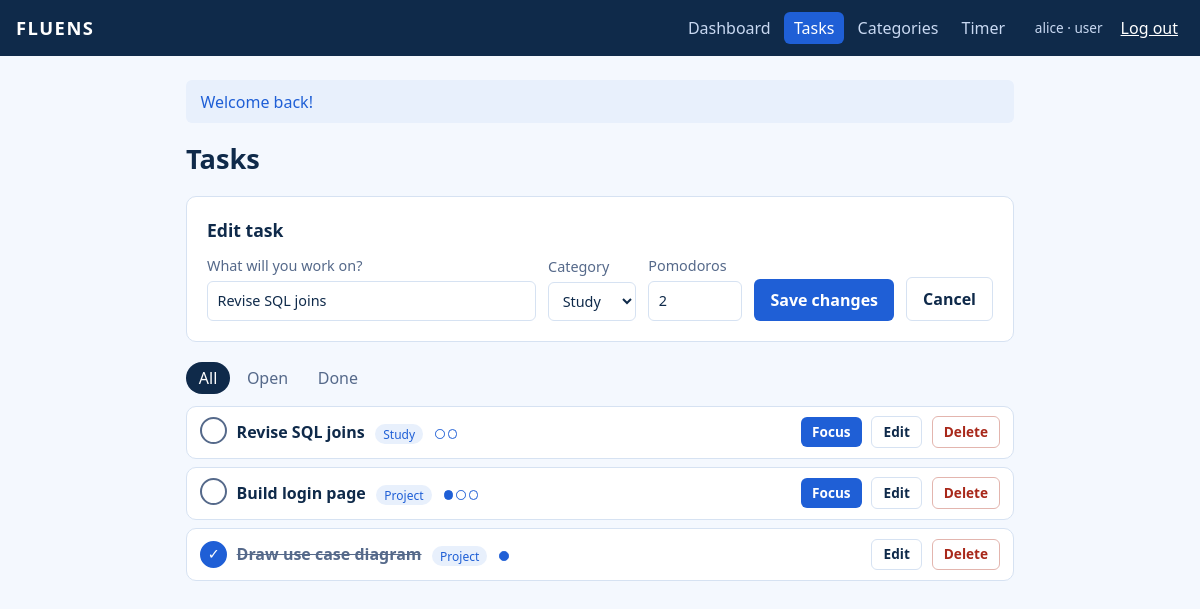
The app's page /index.php?page=tasks&edit=1 (signed in) with its own data.
### tables this page shows
CREATE TABLE tasks (
  id            INT UNSIGNED AUTO_INCREMENT PRIMARY KEY,
  user_id       INT UNSIGNED NOT NULL,
  category_id   INT UNSIGNED NULL,
  title         VARCHAR(120) NOT NULL,
  est_pomodoros TINYINT UNSIGNED NOT NULL DEFAULT 1,
  status        ENUM('open','done') NOT NULL DEFAULT 'open',
  created_at    TIMESTAMP DEFAULT CURRENT_TIMESTAMP,
  CONSTRAINT fk_tasks_user     FOREIGN KEY (user_id)     REFERENCES users(id)      ON DELETE CASCADE,
  CONSTRAINT fk_tasks_category FOREIGN KEY (category_id) REFERENCES categories(id) ON DELETE SET NULL
);

CREATE TABLE categories (
  id      INT UNSIGNED AUTO_INCREMENT PRIMARY KEY,
  user_id INT UNSIGNED NOT NULL,
  name    VARCHAR(40) NOT NULL,
  UNIQUE KEY uq_category_per_user (user_id, name),
  CONSTRAINT fk_categories_user FOREIGN KEY (user_id) REFERENCES users(id) ON DELETE CASCADE
);

### index.php (called while the page is built, shortened)
<?php
$routes = require __DIR__ . '/includes/routes.php';
$page  = $_GET['page'] ?? (current_user() ? 'dashboard' : 'login');
$route = $routes[$page] ?? null;
$pageFile = __DIR__ . '/pages/' . $route['file'] . '.php';
require $pageFile;
require __DIR__ . '/includes/layout.php';

### includes/auth.php (called while the page is built, shortened)
<?php
function user_id(): int
{
    return (int) ($_SESSION['user']['id'] ?? 0);
}

### includes/db.php (called while the page is built)
<?php
function db(): PDO
{
    static $pdo = null;
    if ($pdo === null) {
        $dsn = 'mysql:host=' . DB_HOST . ';dbname=' . DB_NAME . ';charset=utf8mb4';
        $pdo = new PDO($dsn, DB_USER, DB_PASS, [
            PDO::ATTR_ERRMODE            => PDO::ERRMODE_EXCEPTION,
            PDO::ATTR_DEFAULT_FETCH_MODE => PDO::FETCH_ASSOC,
            PDO::ATTR_EMULATE_PREPARES   => false,
        ]);
    }
    return $pdo;
}
function query(string $sql, array $params = []): PDOStatement
{
    $stmt = db()->prepare($sql);
    $stmt->execute($params);
    return $stmt;
}

### includes/helpers.php (called while the page is built, shortened)
<?php
function e(?string $value): string
{
    return htmlspecialchars((string) $value, ENT_QUOTES, 'UTF-8');
}
function url(string $page, array $params = []): string
{
    return 'index.php?' . http_build_query(['page' => $page] + $params);
}

### pages/tasks.php (the view, shortened to what this page needs)
<?php
$uid   = user_id();
$filter = in_array($_GET['status'] ?? '', ['open', 'done'], true) ? $_GET['status'] : 'all';
$sql    = "SELECT t.*, c.name AS category,
                  (SELECT COUNT(*) FROM pomodoro_sessions s
                    WHERE s.task_id = t.id AND s.type = 'focus') AS done_pomodoros
             FROM tasks t LEFT JOIN categories c ON c.id = t.category_id
            WHERE t.user_id = ?";
$params = [$uid];
$tasks      = query($sql . " ORDER BY t.status = 'done', t.created_at DESC", $params)->fetchAll();
$categories = query('SELECT id, name FROM categories WHERE user_id = ? ORDER BY name', [$uid])->fetchAll();
$editing    = isset($_GET['edit'])
    ? query('SELECT * FROM tasks WHERE id = ? AND user_id = ?', [(int) $_GET['edit'], $uid])->fetch()
    : false;
?>
<h1>Tasks</h1>
<section class="panel">
  <h2><?= $editing ? 'Edit task' : 'Add a task' ?></h2>
  <form method="post" class="inline-form">
    <label class="grow">What will you work on?
      <input name="title" required maxlength="120" value="<?= e($editing['title'] ?? '') ?>"></label>
    <label>Category
      <select name="category_id">
        <?php foreach ($categories as $c): ?>
          <option value="<?= $c['id'] ?>" <?= ($editing['category_id'] ?? null) == $c['id'] ? 'selected' : '' ?>><?= e($c['name']) ?></option>
        <?php endforeach; ?>
      </select></label>
    <label>Pomodoros
      <input type="number" name="est_pomodoros" min="1" max="12" value="<?= (int) ($editing['est_pomodoros'] ?? 1) ?>"></label>
    <button class="btn"><?= $editing ? 'Save changes' : 'Add task' ?></button>
    <?php if ($editing): ?><a class="btn ghost" href="<?= url('tasks') ?>">Cancel</a><?php endif; ?>
  </form>
</section>
<div class="tabs">
  <?php foreach (['all' => 'All', 'open' => 'Open', 'done' => 'Done'] as $key => $label): ?>
    <a href="<?= url('tasks', $key === 'all' ? [] : ['status' => $key]) ?>" <?= $filter === $key ? 'aria-current="true"' : '' ?>><?= $label ?></a>
  <?php endforeach; ?>
</div>
<?php if (!$tasks): ?>
  <p class="muted">No tasks here yet.</p>
<?php else: ?>
  <ul class="rows task-list">
    <?php foreach ($tasks as $t): ?>
      <li class="<?= $t['status'] === 'done' ? 'is-done' : '' ?>">
        <form method="post">
          <button class="check" aria-label="<?= $t['status'] === 'done' ? 'Mark as open' : 'Mark as done' ?>"><?= $t['status'] === 'done' ? '✓' : '' ?></button>
        </form>
        <div class="grow">
          <strong><?= e($t['title']) ?></strong>
          <?php if ($t['category']): ?><span class="tag"><?= e($t['category']) ?></span><?php endif; ?>
          <span class="dots" title="<?= (int) $t['done_pomodoros'] ?> of <?= (int) $t['est_pomodoros'] ?> pomodoros">
            <?php for ($i = 0; $i < $t['est_pomodoros']; $i++): ?><i class="<?= $i < $t['done_pomodoros'] ? 'on' : '' ?>"></i><?php endfor; ?>
          </span>
        </div>
        <?php if ($t['status'] === 'open'): ?>
          <a class="btn small" href="<?= url('timer', ['task' => $t['id']]) ?>">Focus</a>
        <?php endif; ?>
        <a class="btn small ghost" href="<?= url('tasks', ['edit' => $t['id']]) ?>">Edit</a>
        <form method="post" onsubmit="return confirm('Delete this task?')">
          <button class="btn small danger">Delete</button>
        </form>
      </li>
    <?php endforeach; ?>
  </ul>
<?php endif; ?>

### assets/style.css (style rules this page uses)
:root { --bg: #f4f8fe; --surface: #fff; --ink: #0f2a4a; --muted: #55698a; --line: #d6e2f2; --focus: #1f5fd6; --focus-soft: #6aa3f5; --short: #0f9bb8; --long: #3a3fb5; --danger: #a8281a; --tint: #e8f0fc; --radius: 10px; }
* { box-sizing: border-box; }
body { margin: 0; background: var(--bg); color: var(--ink); font: 16px/1.5 system-ui, "Segoe UI", Roboto, sans-serif; }
a { color: var(--focus); }
h1 { font-size: 1.7rem; margin: 0 0 1rem; }
h2 { font-size: 1.1rem; margin: 0 0 .75rem; }
.panel { background: var(--surface); border: 1px solid var(--line); border-radius: var(--radius); padding: 1.25rem; margin-bottom: 1.25rem; }
label { display: grid; gap: .25rem; font-size: .9rem; color: var(--muted); }
input, select { font: inherit; padding: .5rem .6rem; border: 1px solid var(--line); border-radius: 6px; background: #fff; color: var(--ink); }
.inline-form { display: flex; flex-wrap: wrap; gap: .75rem; align-items: end; margin: 0; }
.grow { flex: 1 1 200px; }
.btn { display: inline-block; font: inherit; font-weight: 600; padding: .55rem 1rem; border: 0; border-radius: 6px; background: var(--focus); color: #fff; text-decoration: none; cursor: pointer; }
.btn.ghost { background: transparent; color: var(--ink); border: 1px solid var(--line); }
.btn.danger { background: transparent; color: var(--danger); border: 1px solid #e3b5ae; }
.btn.small { padding: .3rem .7rem; font-size: .85rem; }
.rows { list-style: none; margin: 0; padding: 0; display: grid; gap: .5rem; }
.rows li { display: flex; align-items: center; gap: .6rem; background: var(--surface); border: 1px solid var(--line); border-radius: var(--radius); padding: .6rem .8rem; flex-wrap: wrap; }
.rows form { margin: 0; }
.tag { font-size: .75rem; background: var(--tint); color: var(--focus); padding: .1rem .5rem; border-radius: 99px; margin-left: .4rem; }
.is-done strong { text-decoration: line-through; color: var(--muted); }
.check { width: 1.7rem; height: 1.7rem; border-radius: 50%; border: 2px solid var(--muted); background: #fff; color: #fff; cursor: pointer; font-size: .9rem; line-height: 1; }
.is-done .check { background: var(--focus); border-color: var(--focus); }
.dots { display: inline-flex; gap: 3px; margin-left: .5rem; vertical-align: middle; }
.dots i { width: .6rem; height: .6rem; border-radius: 50%; border: 1.5px solid var(--focus); }
.dots i.on { background: var(--focus); }
.tabs { display: flex; gap: .25rem; margin-bottom: .75rem; }
.tabs a { padding: .25rem .8rem; border-radius: 99px; text-decoration: none; color: var(--muted); }
.tabs a[aria-current] { background: var(--ink); color: #fff; }

### records on screen
tasks: title "Revise SQL joins", category_id "Study", est_pomodoros "2", category.name "Study"
tasks: title "Build login page", category.name "Project"
tasks: title "Draw use case diagram", category.name "Project", est_pomodoros 1 (drawn)

### other values on screen
$route['nav'] "Dashboard"
$route['nav'] "Tasks"
$route['nav'] "Categories"
$route['nav'] "Timer"
$user['username'] "alice"
$user['role'] "user"
$f['message'] "Welcome back!"
$label "All"
$label "Open"
$label "Done"
